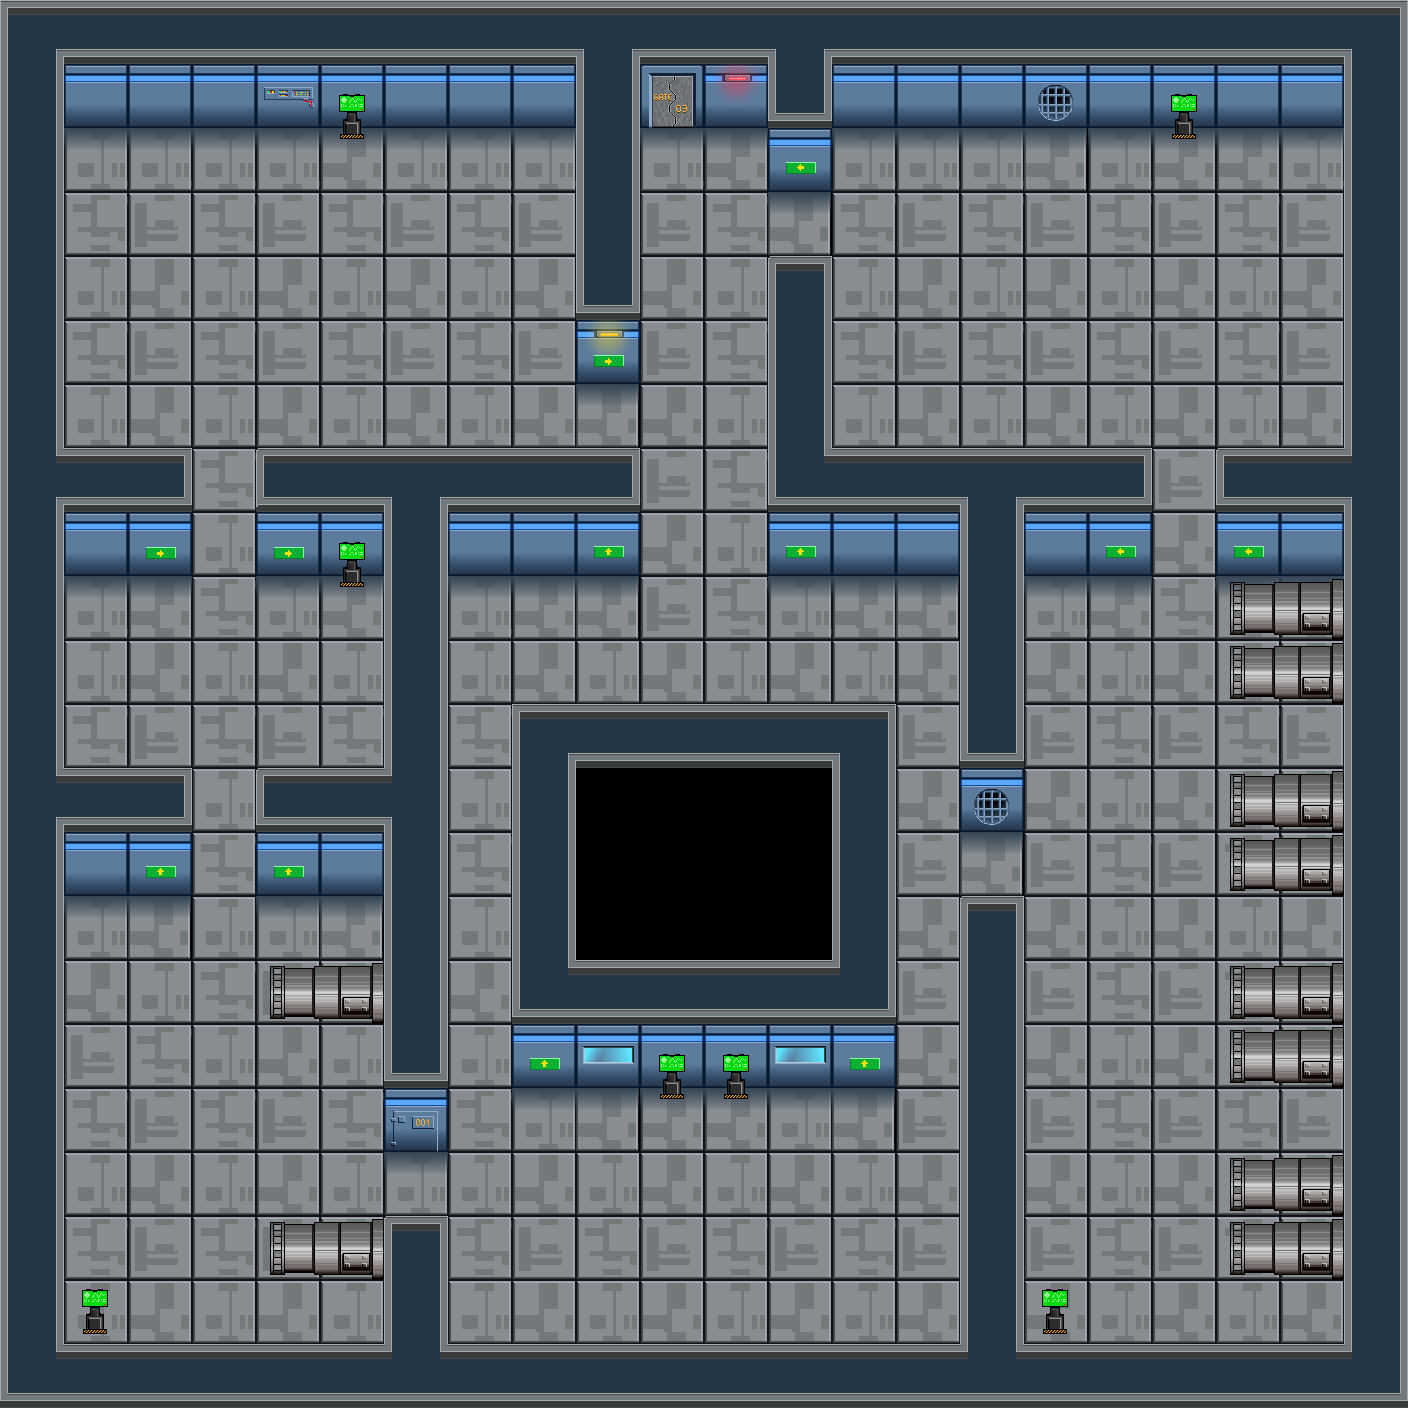

This is a level from a 2D game, rendered from its Tiled map with the project's own tilesets. A one-line summary and the map file follow, with tile-layer data summarised:
An orthogonal 44x44 tile map with 32x32 px tiles, 3 tile layers (Floor, Walls, Decoration), 2 tilesets and 34 objects (18x Wall, 6x Objective, Human Spawn, Monster Spawn).

<map version="1.8" tiledversion="1.8.2" orientation="orthogonal" renderorder="right-down" width="44" height="44" tilewidth="32" tileheight="32" infinite="0" nextlayerid="8" nextobjectid="47">
 <tileset firstgid="1" name="MonkeyGame" tilewidth="32" tileheight="32" tilecount="2040" columns="60">
  <image source="../img/tileset_sf.png" width="1920" height="1088" />
 </tileset>
 <tileset firstgid="2041" name="MonkeyGame" tilewidth="32" tileheight="32" tilecount="2040" columns="60">
  <image source="tileset_sf.png" width="1920" height="1088" />
 </tileset>
 <imagelayer id="3" name="Background" offsetx="-2008.58" offsety="-1848.9">
  <image source="../img/background.png" width="4096" height="4096" />
 </imagelayer>
 <layer id="2" name="Floor" width="44" height="44">
  <data>[1936 cells, 1872 non-empty, 40 distinct tile ids]</data>
 </layer>
 <layer id="1" name="Walls" width="44" height="44">
  <data>[1936 cells, 800 non-empty, 99 distinct tile ids]</data>
 </layer>
 <layer id="5" name="Decoration" width="44" height="44">
  <data>[1936 cells, 158 non-empty, 32 distinct tile ids]</data>
 </layer>
 <objectgroup id="4" name="Collision">
  <object id="2" name="Wall" x="12" y="12" width="1380" height="112" />
  <object id="5" name="Wall" x="770" y="124.5" width="60" height="63.5" />
  <object id="7" name="Wall" x="578" y="126" width="61" height="256" />
  <object id="8" name="Wall" x="770.5" y="257.5" width="60" height="318" />
  <object id="9" name="Wall" x="772" y="450" width="376" height="128" />
  <object id="10" name="Wall" x="959.5" y="577.5" width="65.5" height="253.5" />
  <object id="11" name="Wall" x="1217.5" y="450" width="190" height="126" />
  <object id="12" name="Wall" x="1350" y="4" width="56" height="1396" />
  <object id="13" name="Wall" x="6" y="1348" width="1398" height="50" />
  <object id="14" name="Wall" x="6" y="8" width="52" height="1380" />
  <object id="15" name="Wall" x="961.333" y="898" width="60.6667" height="500.667" />
  <object id="16" name="Wall" x="513" y="705" width="382" height="382" />
  <object id="17" name="Wall" x="386" y="1216" width="59" height="181" />
  <object id="18" name="Wall" x="387" y="451" width="61" height="701" />
  <object id="19" name="Wall" x="257" y="769" width="189" height="126" />
  <object id="20" name="Wall" x="8" y="768" width="182" height="125" />
  <object id="22" name="Wall" x="-1" y="447" width="192" height="127" />
  <object id="23" name="Wall" x="258" y="448" width="381" height="124" />
  <object id="27" x="1230" y="571.333" width="113.333" height="133.333" />
  <object id="28" x="1230.67" y="766" width="112.667" height="129.333" />
  <object id="29" x="1228.67" y="960.667" width="113.333" height="127.333" />
  <object id="30" x="1226.67" y="1151.33" width="116" height="129.333" />
  <object id="31" x="1041.33" y="1290" width="26" height="42.6667" />
  <object id="33" x="268.667" y="1216.67" width="115.333" height="64" />
  <object id="34" x="267.333" y="958.667" width="118.667" height="64.6667" />
  <object id="35" x="81.3333" y="1288.67" width="26.6667" height="46" />
 </objectgroup>
 <objectgroup id="6" name="Objective">
  <object id="36" name="Objective" x="641" y="1080" width="127.5" height="47.5" />
  <object id="38" name="Objective" x="65" y="1248" width="94" height="96.5" />
  <object id="40" name="Objective" x="288" y="544" width="96" height="94" />
  <object id="41" name="Objective" x="290" y="98.5" width="125" height="62.5" />
  <object id="42" name="Objective" x="1120.5" y="97" width="128" height="63.5" />
  <object id="43" name="Objective" x="1022.5" y="1247.5" width="99" height="94" />
 </objectgroup>
 <objectgroup id="7" name="Spawns">
  <object id="45" name="Human Spawn" x="673" y="161">
   <point />
  </object>
  <object id="46" name="Monster Spawn" x="701" y="1308">
   <point />
  </object>
 </objectgroup>
</map>
